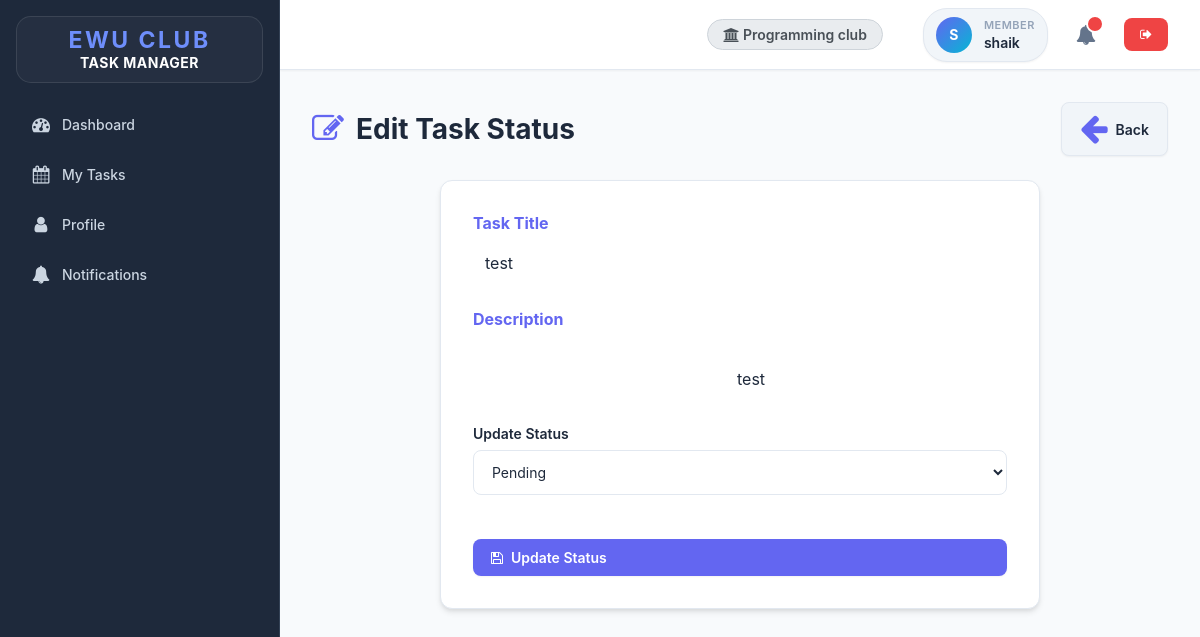
/edit-task-employee.php?id=30 (signed in), run on the app's committed database.
### tables this page shows
CREATE TABLE `clubs` (
  `id` int(11) NOT NULL,
  `name` varchar(100) NOT NULL,
  `created_at` timestamp NOT NULL DEFAULT current_timestamp()
);

CREATE TABLE `tasks` (
  `id` int(11) NOT NULL,
  `title` varchar(100) NOT NULL,
  `description` text DEFAULT NULL,
  `due_date` date DEFAULT NULL,
  `status` enum('pending','in_progress','completed') DEFAULT 'pending',
  `created_at` timestamp NOT NULL DEFAULT current_timestamp(),
  `club_id` int(11) DEFAULT NULL
);

### app/Model/Club.php (called while the page is built, shortened)
<?php
function get_club_by_id($conn, $id){
	$sql = "SELECT * FROM clubs WHERE id=?";
	$stmt = $conn->prepare($sql);
	$stmt->execute([$id]);
	if ($stmt->rowCount() > 0) {
		$club = $stmt->fetch();
		return $club;
	}else {
		return 0;
	}
}
function get_user_club_id($conn, $user_id){
    $sql = "SELECT club_id FROM club_members WHERE user_id = ?";
    $stmt = $conn->prepare($sql);
    $stmt->execute([$user_id]);
    if($stmt->rowCount() > 0){
        $res = $stmt->fetch();
        return $res['club_id'];
    }else return 0;
}
?>

### app/Model/Task.php (called while the page is built, shortened)
<?php
function get_task_by_id($conn, $id){
	$sql = "SELECT * FROM tasks WHERE id =? ";
	$stmt = $conn->prepare($sql);
	$stmt->execute([$id]);
	if($stmt->rowCount() > 0){
		$task = $stmt->fetch();
	}else $task = 0;
	return $task;
}

### edit-task-employee.php (the view, shortened to what this page needs)
<?php
if (isset($_SESSION['role']) && isset($_SESSION['id']) && $_SESSION['role'] == "club_member") {
    include "DB_connection.php";
    include "app/Model/Task.php";
    include "app/Model/User.php";
    $id = $_GET['id'];
    $task = get_task_by_id($conn, $id);
 ?>
<!DOCTYPE html>
<html>
<head>
	<link rel="stylesheet" href="https://stackpath.bootstrapcdn.com/font-awesome/4.7.0/css/font-awesome.min.css">
	<link rel="stylesheet" href="css/style.css">
</head>
<body>
	<div class="body">
		<?php include "inc/nav.php" ?>
		<div class="main-container">
			<?php include "inc/header.php" ?>
			<div class="content">
				<div class="section-title">
					<span class="title-text">
						<i class="fa fa-edit"></i>
						Edit Task Status
					</span>
					<div class="action-buttons">
						<a href="my_task.php" class="btn-secondary">
							<i class="fa fa-arrow-left"></i>
							Back
						</a>
					</div>
				</div>
				<form class="form-1" method="POST" action="app/update-task-employee.php">
					<div class="input-holder">
						<lable style="font-weight: 700; color: var(--primary-color); font-size: 16px;">Task Title</lable>
						<p style="padding: 12px; background: var(--light-bg); border-radius: 8px; color: var(--text-dark);">
							<?=$task['title']?>
						</p>
					</div>
					<div class="input-holder">
						<lable style="font-weight: 700; color: var(--primary-color); font-size: 16px;">Description</lable>
						<p style="padding: 12px; background: var(--light-bg); border-radius: 8px; color: var(--text-dark); white-space: pre-wrap;">
							<?=$task['description']?>
						</p>
					</div>
					<div class="input-holder">
						<lable>Update Status</lable>
						<select name="status" class="input-1" required>
							<option value="pending" <?php if($task['status'] == "pending") echo "selected"; ?>>Pending</option>
						</select>
					</div>
					<button type="submit" class="btn" style="width: 100%; margin-top: 20px;">
						<i class="fa fa-save"></i>
						Update Status
					</button>
				</form>
			</div>
		</div>
	</div>
</body>
</html>
<?php }else{
   $em = "First login";
   header("Location: login.php?error=$em");
   exit();
}
 ?>

### inc/header.php (shortened to what this page needs)
<header class="header">
	<div class="header-right">
        <?php
        $header_club_name = "";
        if(isset($_SESSION['role']) && isset($_SESSION['id'])){
            if($_SESSION['role'] == 'club_member' || $_SESSION['role'] == 'club_admin'){
                if(isset($conn)){
                   if($_SESSION['role'] == 'club_admin'){
                       include_once "app/Model/Club.php";
                       $cid = get_club_id_by_admin($conn, $_SESSION['id']);
                       if($cid){
                           $cinfo = get_club_by_id($conn, $cid);
                           if($cinfo) $header_club_name = $cinfo['name'];
                       }
                   }else if($_SESSION['role'] == 'club_member'){
                        include_once "app/Model/Club.php";
                        $cid = get_user_club_id($conn, $_SESSION['id']);
                        if($cid){
                             $cinfo = get_club_by_id($conn, $cid);
                             if($cinfo) $header_club_name = $cinfo['name'];
                        }
                   }
                }
            }
        }
        if(!empty($header_club_name)){
        ?>
        <div class="header-club-name">
            <i class="fa fa-university"></i> <?=$header_club_name?>
        </div>
        <?php } ?>
		<div class="user-profile-pill">
			<div class="avatar"><?php echo strtoupper(substr($_SESSION['username'], 0, 1)); ?></div>
			<div class="user-info-text">
				<div class="user-type"><?php
					if($_SESSION['role'] == 'club_member'){
						echo "Member";
					}else if($_SESSION['role'] == 'club_admin'){
						echo "Club Admin";
					}else{
						echo ucfirst($_SESSION['role']);
					}
				?></div>
				<div class="username"><?=$_SESSION['username']?></div>
			</div>
		</div>
		<span class="notification" id="notificationBtn">
			<i class="fa fa-bell" aria-hidden="true"></i>
			<span id="notificationNum"></span>
		</span>
		<a href="logout.php" class="logout-btn">
			<i class="fa fa-sign-out" aria-hidden="true"></i>
		</a>
	</div>
</header>

### data on the page
clubs: name "Programming club"
tasks: title "test", description "test", status "Pending"

### other printed values
substr($_SESSION['username'], 0, 1) "S"
$_SESSION['username'] "shaik"
